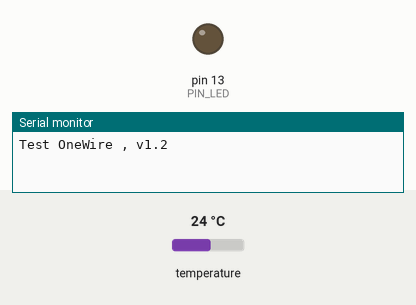
This sketch was run on a simulated Arduino Nano, built with avr-gcc and run on an emulated ATmega328P. Shown: output pins drawn as LEDs (lit = HIGH), the last lines printed to the serial monitor. The test bench sets the inputs (shaded band); at power-on: temperature 24 °C.

Above: at 0.9 s.
At 29.75 s:
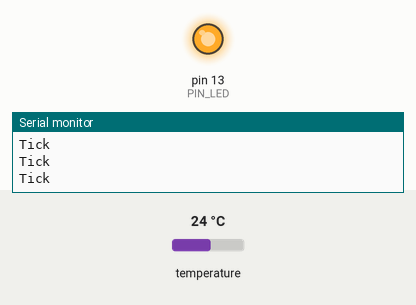
Timing chart, 0 to 30.8 s (numbered marks = the images above):
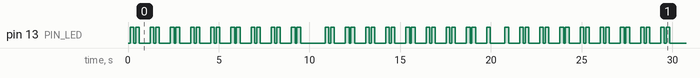

The sketch:

Test_1Wire_Thermo.ino
```cpp
#include <SoftwareSerial.h>
#include <OneWire.h>
#include <DallasTemperature.h>


#define VERSION			"Test OneWire , v1.2"

#define PIN_LED				13
#define PIN_BUS				8
#define WAIT_TIME			10 // wait time in seconds
#define SENSORS				2

char blueToothVal;           //value sent over via bluetooth
char lastValue;              //stores last state of device (on/off)
unsigned long currentMillis = 0;
unsigned long previousLED = 0;
unsigned long previousCheck = 0;
int ledCounter = 0;
int waitTime = WAIT_TIME * 1000;

OneWire oneWire(PIN_BUS);
DallasTemperature sensors(&oneWire);

// Test Colour Receiver

void setup()
{
	Serial.begin(9600);
	Serial.println(VERSION);

	pinMode(PIN_LED, OUTPUT);

	sensors.begin();

	previousLED = millis();
}


void loop()
{

	currentMillis = millis();

	if (currentMillis - previousLED > 100)
	{
		previousLED = currentMillis;

		if (++ledCounter > 10)
		{
			ledCounter = 0;
			Serial.println("Tick");
		}

		if (ledCounter == 1 || ledCounter == 2 || ledCounter == 4 || ledCounter == 5)
		{
			digitalWrite(PIN_LED, HIGH);
		}
		else
		{
			digitalWrite(PIN_LED, LOW);
		}

	}

	//

	if (currentMillis - previousCheck > waitTime)
	{
		previousCheck = currentMillis;

		Serial.println("Request");
		sensors.requestTemperatures();

		for (int i = 0; i < SENSORS; i++)
		{
			String output = "Sensor ";
			output += i;

			float tempC = sensors.getTempCByIndex(i);

			output += ", C=";
			output += tempC;

			float tempFvalue = DallasTemperature::toFahrenheit(tempC);
			char buffer[10];
			String tempF = dtostrf(tempFvalue, 4, 1, buffer);

			output += ", F=";
			output += tempF;

			Serial.println(output);
		}
	}

	//


}
```

Measured:
- by itself, pin 13 (PIN_LED): moves between LOW and HIGH, repeating every 23.6 s
- by itself, everything shown: repeats every 23.6 s, in 80 steps
